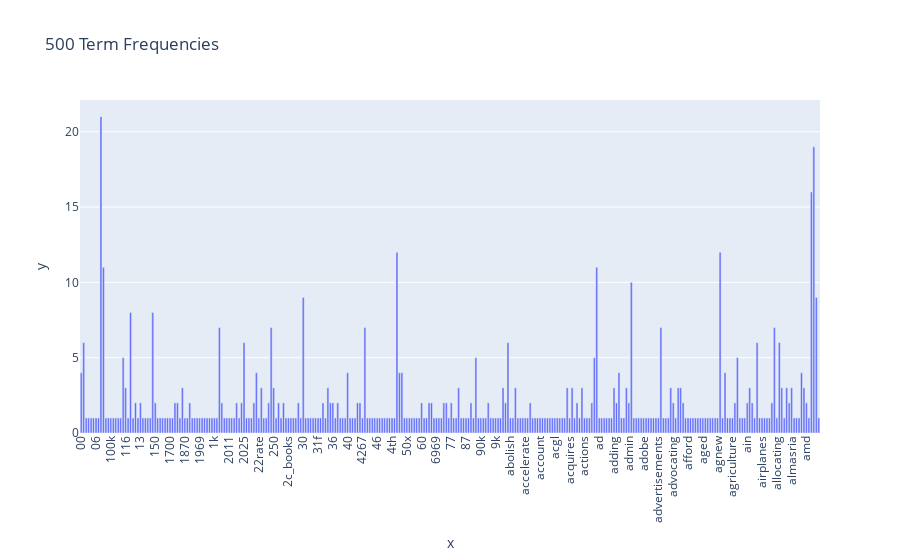

The notebook cell saved with this chart:
### Markdown cell above
### >>> **Exercise 12 (take home):**
If you want a nicer interactive visualization here, I would encourage you try to install and use plotly to achieve this.

### Code cell
# Answer here
import plotly.express as px

fig = px.bar(x=count_vect.get_feature_names_out()[:300], 
             y=term_frequencies[:300],
             title="500 Term Frequencies")
fig.update_layout(xaxis_tickangle=-90)
fig.show()

### Figure 1 — Plotly figure (JSON) as saved in the notebook; plotly's stock layout.template omitted (floating-point values rounded to 4 significant figures; data arrays with more than 128 entries replaced by an {"elided": "..."} marker saying what was removed)
{"data": [{"hovertemplate": "x=%{x}<br>y=%{y}<extra></extra>", "legendgroup": "", "marker": {"color": "#636efa", "pattern": {"shape": ""}}, "name": "", "orientation": "v", "showlegend": false, "textposition": "auto", "type": "bar", "x": {"elided": "300 str values"}, "xaxis": "x", "y": {"elided": "300 int values"}, "yaxis": "y"}], "layout": {"barmode": "relative", "legend": {"tracegroupgap": 0}, "title": {"text": "500 Term Frequencies"}, "xaxis": {"anchor": "y", "domain": [0, 1], "tickangle": -90, "title": {"text": "x"}}, "yaxis": {"anchor": "x", "domain": [0, 1], "title": {"text": "y"}}}}
